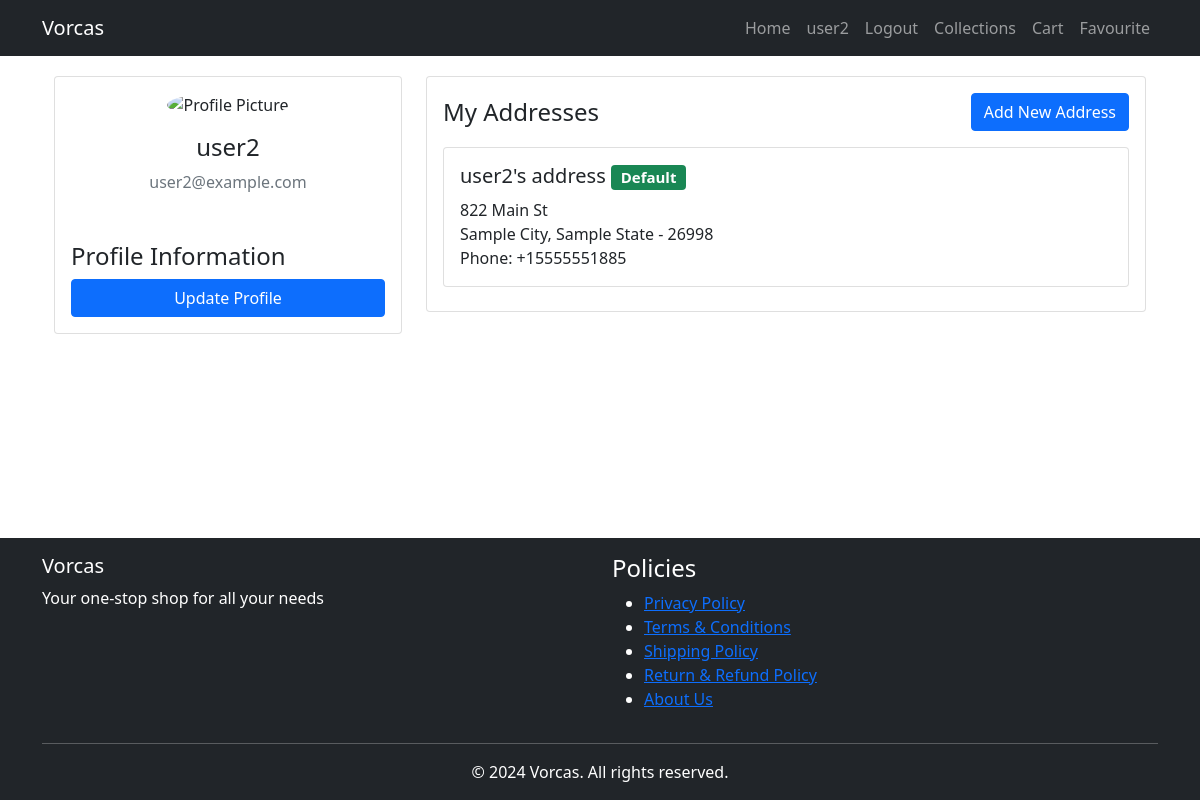
The app's page /profile/ (signed in) with its own data.
### shop/models.py (models this page shows, shortened)
class Address(models.Model):
    user = models.ForeignKey(User, on_delete=models.CASCADE)
    name = models.CharField(max_length=100)
    phone = models.CharField(max_length=15)
    address_line1 = models.CharField(max_length=100)
    address_line2 = models.CharField(max_length=100, blank=True)
    city = models.CharField(max_length=50)
    state = models.CharField(max_length=50)
    pincode = models.CharField(max_length=10)
    is_default = models.BooleanField(default=False)

### shop/views.py (the view)
# urls.py: path('profile/', views.profile, name='profile'),
@login_required
def profile(request):
    user_profile = Profile.objects.get_or_create(user=request.user)[0]
    addresses = Address.objects.filter(user=request.user)
    orders = Order.objects.filter(user=request.user).order_by('-created_at')
    if request.method == 'POST':
        form = ProfileForm(request.POST, request.FILES, instance=user_profile)
        if form.is_valid():
            form.save()
            messages.success(request, "Profile updated successfully!")
            return redirect('profile')
    else:
        form = ProfileForm(instance=user_profile)
    return render(request, 'shop/profile.html', {
        'form': form,
        'addresses': addresses,
        'orders': orders
    })

### shop/templates/shop/profile.html (shortened to what this page needs)
{% extends 'shop/layouts/main.html' %}
{% block content %}
<div class="container">
    <div class="row">
        <div class="col-md-4">
            <div class="card">
                <div class="card-body text-center">
                    <img src="{{ profile.avatar.url }}" alt="Profile Picture"
                         class="rounded-circle mb-3" style="width: 150px; height: 150px; object-fit: cover;">
                    <h4>{{ user.username }}</h4>
                    <p class="text-muted">{{ user.email }}</p>
                </div>
                <div class="card-body">
                    <h4>Profile Information</h4>
                    <form method="POST" enctype="multipart/form-data">
                        <button type="submit" class="btn btn-primary w-100">Update Profile</button>
                    </form>
                </div>
            </div>
        </div>
        <div class="col-md-8">
            <div class="card">
                <div class="card-body">
                    <div class="d-flex justify-content-between align-items-center mb-3">
                        <h4 class="mb-0">My Addresses</h4>
                        <a href="{% url 'add_address' %}" class="btn btn-primary">Add New Address</a>
                    </div>
                    {% for address in addresses %}
                        <div class="card mb-2">
                            <div class="card-body">
                                <div class="d-flex justify-content-between align-items-start">
                                    <div>
                                        <h5>{{ address.name }}
                                            {% if address.is_default %}
                                                <span class="badge bg-success">Default</span>
                                            {% endif %}
                                        </h5>
                                        <p class="mb-0">
                                            {{ address.address_line1 }}<br>
                                            {{ address.city }}, {{ address.state }} - {{ address.pincode }}<br>
                                            Phone: {{ address.phone }}
                                        </p>
                                    </div>
                                </div>
                            </div>
                        </div>
                    {% empty %}
                        <div class="alert alert-info">No addresses added yet.</div>
                    {% endfor %}
                </div>
            </div>
        </div>
    </div>
</div>
{% endblock %}

### shop/templates/shop/layouts/main.html (shortened to what this page needs)
{% load static %}
<!DOCTYPE html>
<html lang="en">
<head>
    <link rel="stylesheet" href="https://cdnjs.cloudflare.com/ajax/libs/font-awesome/4.7.0/css/font-awesome.min.css">
    <link rel="stylesheet" href="{% static 'css/style.css' %}">
    <link rel="stylesheet" href="https://cdn.jsdelivr.net/npm/bootstrap@5.0.2/dist/css/bootstrap.min.css">
</head>
<body>
    {% include 'shop/inc/navbar.html' %}
    <div class="content-wrapper">
        <div class="container">
            {% block content %}{% endblock content %}
        </div>
    </div>
    {% include 'shop/inc/footer.html' %}
</body>
</html>

### shop/templates/shop/inc/navbar.html (shortened to what this page needs)
<nav class="navbar navbar-expand-lg navbar-dark bg-dark fixed-top">
    <div class="container">
        <a class="navbar-brand" href="{% url 'home' %}">Vorcas</a>
        <div class="collapse navbar-collapse" id="navbarNavAltMarkup">
            <div class="navbar-nav ms-auto">
                <a class="nav-link" href="{% url 'home' %}">Home</a>
                {% if request.user.is_authenticated %}
                    <a class="nav-link" href="#">{{ request.user.username }}</a>
                    <a class="nav-link" href="{% url 'logout' %}">Logout</a>
                {% else %}
                    <a class="nav-link" href="{% url 'login' %}">Login</a>
                    <a class="nav-link" href="{% url 'register' %}">Register</a>
                {% endif %}
                <a class="nav-link" href="{% url 'collections' %}">Collections</a>
                <a class="nav-link" href="{% url 'cart' %}">Cart</a>
                <a class="nav-link" href="{% url 'favviewpage' %}">Favourite</a>
            </div>
        </div>
    </div>
</nav>

### shop/templates/shop/inc/footer.html
<footer class="footer mt-5 py-3 bg-dark text-white">
    <div class="container">
        <div class="row">
            <div class="col-md-6">
                <h5>Vorcas</h5>
                <p class="mb-0">Your one-stop shop for all your needs</p>
            </div>
            <div class="col-md-6">
                <div class="footer-links">
                    <h4>Policies</h4>
                    <ul>
                        <li><a href="{% url 'privacy_policy' %}">Privacy Policy</a></li>
                        <li><a href="{% url 'terms_conditions' %}">Terms & Conditions</a></li>
                        <li><a href="{% url 'shipping_policy' %}">Shipping Policy</a></li>
                        <li><a href="{% url 'refund_policy' %}">Return & Refund Policy</a></li>
                        <li><a href="{% url 'about_us' %}">About Us</a></li>
                    </ul>
                </div>
            </div>
        </div>
        <hr class="my-3">
        <div class="text-center">
            <p class="mb-0">&copy; {% now "Y" %} Vorcas. All rights reserved.</p>
        </div>
    </div>
</footer>

### static/css/style.css (style rules this page uses)
body { font-family: 'Noto Sans', sans-serif; }
a { text-decoration: none; }

### shop/templates/shop/layouts/main.html (style rules this page uses)
body { min-height: 100vh; display: flex; flex-direction: column; }
.content-wrapper { flex: 1; margin-top: 56px; padding-top: 20px; }

### records on screen
Address: name "user2's address", is_default "Default", address_line1 "822 Main St", city "Sample City", state "Sample State", pincode "26998", phone "+15555551885"

### other values on screen
{{ request.user.username }} "user2"
{{ user.username }} "user2"
{{ user.email }} "user2@example.com"
